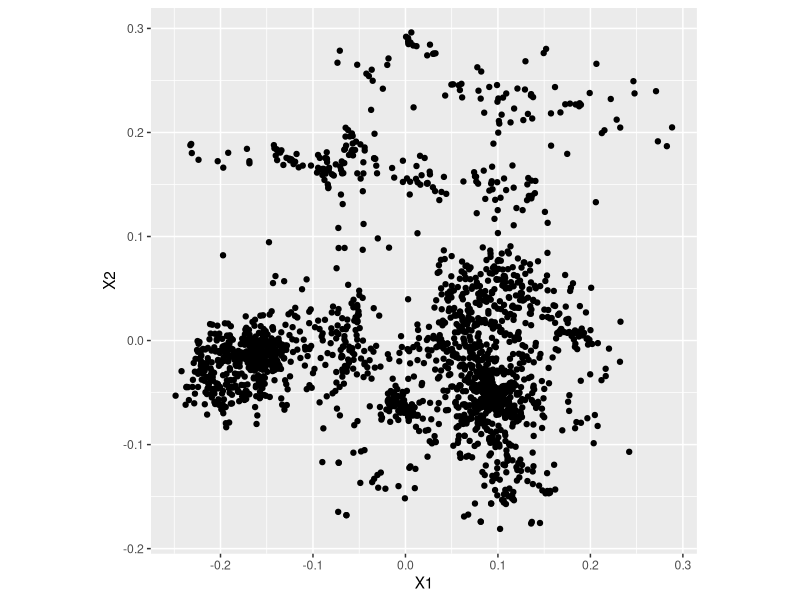
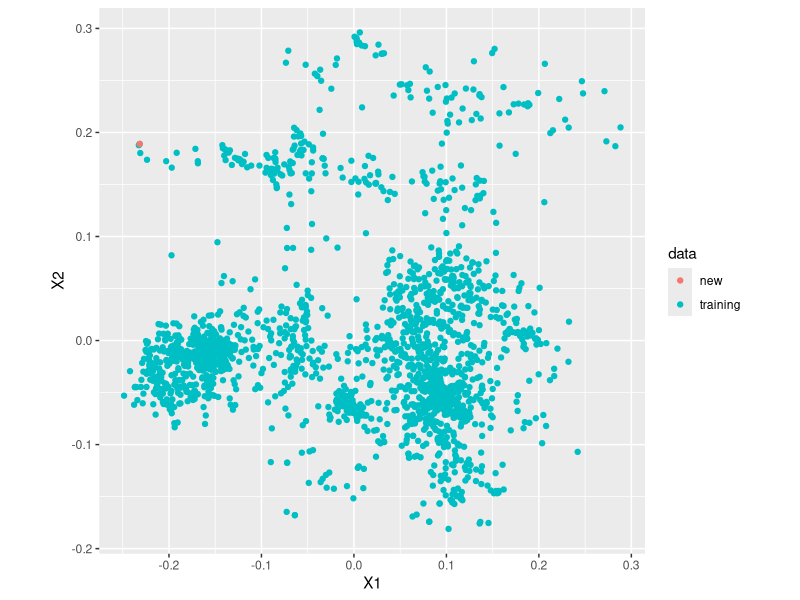
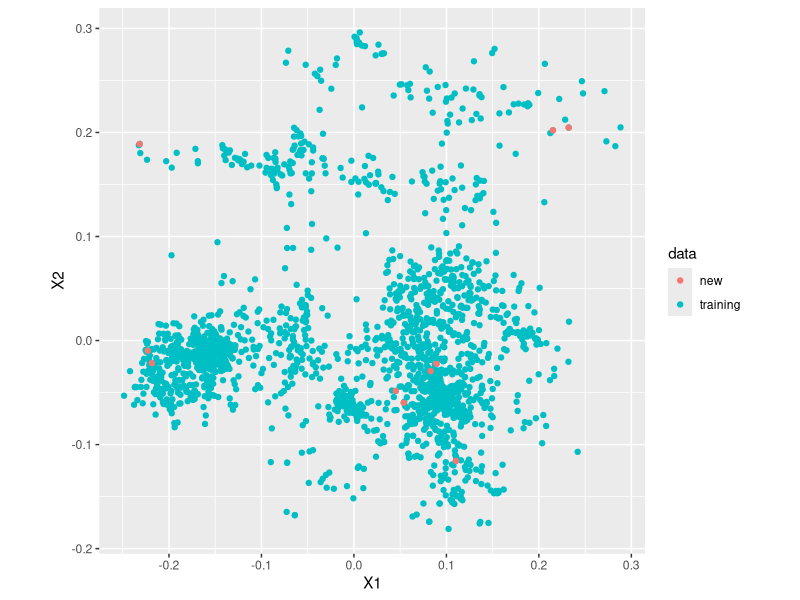

Recreate these plots in R, in order.
## ---- chunk 1
knitr::opts_chunk$set(echo = TRUE, message = FALSE)
## ---- chunk 2
library(dplyr)
library(ggplot2)
library(gower)
library(purrr)
## ---- chunk 3
vars_pred = c(
  "Month",
  "Julian_Day",
  "Temperature",
  "Conductivity",
  "Larval_Length",
  "Membrane_Ave",
  "Membrane_SD",
  "Membrane_CV",
  "Embryo_to_Membrane_Ratio",
  "Embryo_Ave",
  "Embryo_SD",
  "Embryo_CV",
  "Egg_Stage",
  "Compact_Diffuse",
  "Pigment",
  "Sticky_Debris",
  "Deflated"
)
## ---- chunk 4
eggdata <- read.csv("../data/eggdata_for_app.csv")
## ---- chunk 5
eggdata_preds <-
  eggdata %>% 
  select(all_of(vars_pred)) %>%
  mutate_if(.predicate = is.numeric, .funs = scale)
## ---- chunk 6
n = dim(eggdata_preds)[1]
n
## ---- chunk 7
list_of_distances <-
  map(
    .x = 1:n,
    .f = function(obs) {
      gower_dist(eggdata_preds, eggdata_preds[obs,])
    }
  )
## ---- chunk 8
dist_matrix = matrix(unlist(list_of_distances), ncol = n)
## ---- chunk 9
mds <- cmdscale(dist_matrix, eig = TRUE, k = 2)
## ---- chunk 10
data.frame(mds$points) %>%
  ggplot(aes(x = X1, y = X2)) + 
  geom_point() + 
  theme(aspect.ratio = 1)
## ---- chunk 11
delta_n = (dist_matrix)^2
L2 = t(mds$points)
L2inv <- t(MASS::ginv(L2))
delta_mu <- colSums(delta_n) / n
a = eggdata_preds[1,]
delta_a = (gower_dist(eggdata_preds, a))^2
xa = -0.5 * L2inv %*% (delta_a - delta_mu)
## ---- chunk 12
data.frame(mds$points) %>%
  mutate(data = "training") %>%
  bind_rows(data.frame(t(xa), data = "new")) %>%
  ggplot(aes(x = X1, y = X2, color = data)) + 
  geom_point() + 
  theme(aspect.ratio = 1)
## ---- chunk 13
b = eggdata_preds[1:10,]
n_b = dim(b)[1]
delta_b <-
  map(
    .x = 1:n_b,
    .f = function(obs) {
      gower_dist(eggdata_preds, b[obs,])^2
    }
  ) %>% 
  unlist() %>%
  matrix(ncol = n_b)
xb = -0.5 * L2inv %*% (delta_b - delta_mu)
## ---- chunk 14
data.frame(mds$points) %>%
  mutate(data = "training") %>%
  bind_rows(data.frame(t(xb), data = "new")) %>%
  ggplot(aes(x = X1, y = X2, color = data)) + 
  geom_point() + 
  theme(aspect.ratio = 1)
